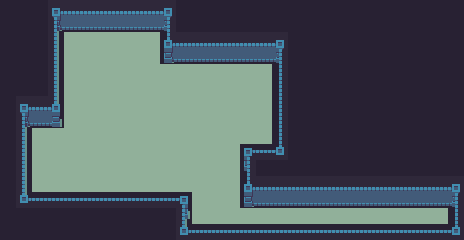

Rendered tile map (Tiled .tmx) drawn with the repository's tilesets; below, a short description and the map source with its tile grids summarised:
An orthogonal 29x15 tile map with 16x16 px tiles, 2 tile layers (Tile Layer 1, background) and 1 object (mainPlayer).

<map version="1.0" orientation="orthogonal" renderorder="right-down" width="29" height="15" tilewidth="16" tileheight="16" backgroundcolor="#282133" nextobjectid="2">
 <tileset firstgid="1" name="dungeon_tiles" tilewidth="16" tileheight="16" tilecount="240">
  <image source="../img/map/dungeon_sheet_0.png" width="384" height="160" />
 </tileset>
 <layer name="Tile Layer 1" width="29" height="15">
  <data>[435 cells, 245 non-empty, 20 distinct tile ids]</data>
 </layer>
 <layer name="background" width="29" height="15">
  <data>[435 cells, 6 non-empty, 6 distinct tile ids]</data>
 </layer>
 <objectgroup name="mainPlayer">
  <object id="1" name="mainPlayer" x="112.333" y="95.6667" width="16" height="16">
   <properties>
    <property name="image" value="mainPlayer" />
   </properties>
  </object>
 </objectgroup>
</map>
